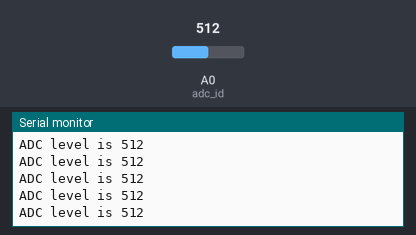
Recording of a sketch running on a simulated Arduino Uno, built with avr-gcc and run on an emulated ATmega328P. Shown: the last lines printed to the serial monitor. Inputs (shaded band) come from the test bench; at power-on: A0 (adc_id) = 512.

Above: at 1.2 s.
1.3 s: A0 (adc_id) set to 991
At 2.3 s:
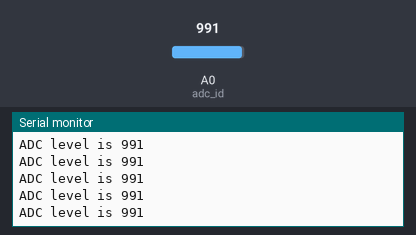
4.3 s: A0 (adc_id) set to 1007
At 4.8 s:
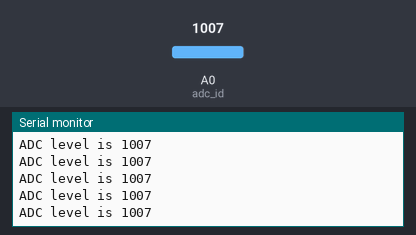
Timing chart, 0 to 7.3 s (numbered marks = the images above; inputs shaded):
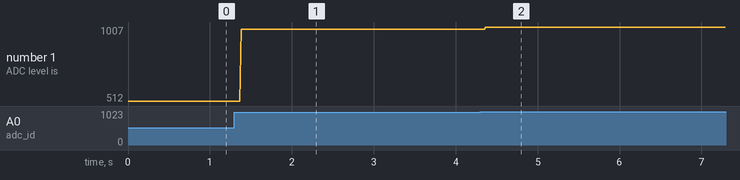

The sketch:

water_level_sensor_v2.ino
```cpp
//www.elegoo.com
//2016.12.9
//modified by oran collins
// 20200315
//mesure the level of water from the elegoo water sensor

//pinout
//sensor | arduino uno/nano
// S  - A0
//(+) - v5
//(-) - GND

int adc_id = 0;
int HistoryValue = 0;
char printBuffer[128];

void setup()
{
  Serial.begin(9600);
}

void loop()
{
    // int value = analogRead(adc_id); // get adc value

    //only reports change water level change
    //when a change larger/smaller than 10 units has occured
    // if(((HistoryValue>=value) && ((HistoryValue - value) > 10)) || ((HistoryValue<value) && ((value - HistoryValue) > 10)))
    // {
    //   sprintf(printBuffer,"ADC%d level is %d\n",adc_id, value);
    //   Serial.print(printBuffer);
    //   HistoryValue = value;
    // }
    int waterLevel = readWaterSensor(HistoryValue);

    //if waterlevel is not equal to -1, aka a new value has not been read
    if( waterLevel >=0 ){

      sprintf(printBuffer,"ADC level is %d\n", waterLevel);
      Serial.print(printBuffer);

    }
}

int readWaterSensor(int HistoryValue){
  int value = analogRead(adc_id); // get adc value

    //only reports change water level change
    //when a change larger/smaller than 10 units has occured
    if(((HistoryValue>=value) && ((HistoryValue - value) > 10)) || ((HistoryValue<value) && ((value - HistoryValue) > 10)))
    {
      // sprintf(printBuffer,"ADC%d level is %d\n",adc_id, value);
      // Serial.print(printBuffer);
      HistoryValue = value;
      return value;
    }

    return -1;
}
```

Measured:
- after the input at 1.3 s, the serial monitor: prints a new line after 0.08 s (image 1)
- after the input at 4.3 s, the serial monitor: prints a new line after 0.07 s (image 2)
- plotted number 1: 512 → 991 after the input at 1.3 s, 991 → 1007 after the input at 4.3 s
